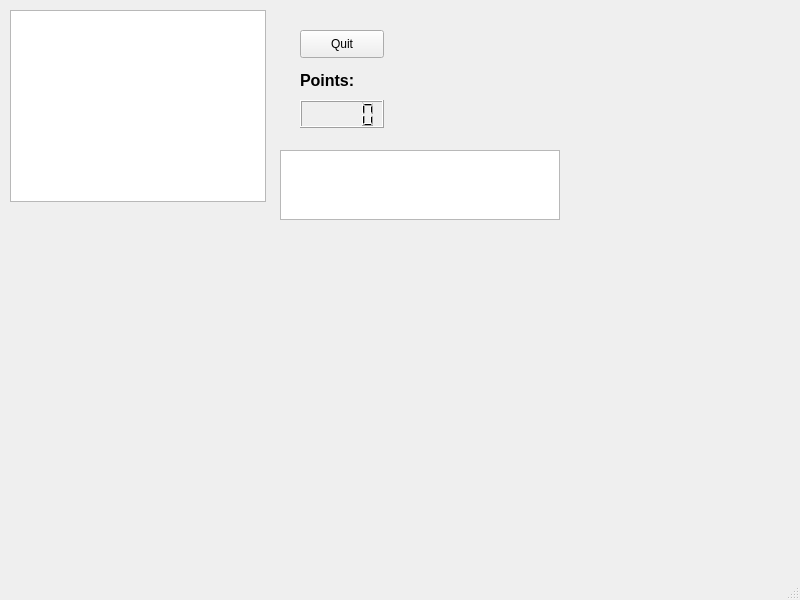
<?xml version="1.0" encoding="UTF-8"?>
<ui version="4.0">
 <class>MainWindow</class>
 <widget class="QMainWindow" name="MainWindow">
  <property name="geometry">
   <rect>
    <x>0</x>
    <y>0</y>
    <width>800</width>
    <height>600</height>
   </rect>
  </property>
  <property name="windowTitle">
   <string>MainWindow</string>
  </property>
  <widget class="QWidget" name="centralwidget">
   <widget class="QGraphicsView" name="gameView">
    <property name="geometry">
     <rect>
      <x>10</x>
      <y>10</y>
      <width>256</width>
      <height>192</height>
     </rect>
    </property>
   </widget>
   <widget class="QPushButton" name="endButton">
    <property name="geometry">
     <rect>
      <x>300</x>
      <y>30</y>
      <width>84</width>
      <height>28</height>
     </rect>
    </property>
    <property name="text">
     <string>Quit</string>
    </property>
   </widget>
   <widget class="QLCDNumber" name="pointsView">
    <property name="geometry">
     <rect>
      <x>300</x>
      <y>100</y>
      <width>84</width>
      <height>28</height>
     </rect>
    </property>
   </widget>
   <widget class="QTextBrowser" name="textView">
    <property name="geometry">
     <rect>
      <x>280</x>
      <y>150</y>
      <width>280</width>
      <height>70</height>
     </rect>
    </property>
    <property name="palette">
     <palette>
      <active>
       <colorrole role="Text">
        <brush brushstyle="SolidPattern">
         <color alpha="255">
          <red>239</red>
          <green>41</green>
          <blue>41</blue>
         </color>
        </brush>
       </colorrole>
       <colorrole role="PlaceholderText">
        <brush brushstyle="SolidPattern">
         <color alpha="128">
          <red>239</red>
          <green>41</green>
          <blue>41</blue>
         </color>
        </brush>
       </colorrole>
      </active>
      <inactive>
       <colorrole role="Text">
        <brush brushstyle="SolidPattern">
         <color alpha="255">
          <red>239</red>
          <green>41</green>
          <blue>41</blue>
         </color>
        </brush>
       </colorrole>
       <colorrole role="PlaceholderText">
        <brush brushstyle="SolidPattern">
         <color alpha="128">
          <red>239</red>
          <green>41</green>
          <blue>41</blue>
         </color>
        </brush>
       </colorrole>
      </inactive>
      <disabled>
       <colorrole role="Text">
        <brush brushstyle="SolidPattern">
         <color alpha="127">
          <red>255</red>
          <green>255</green>
          <blue>255</blue>
         </color>
        </brush>
       </colorrole>
       <colorrole role="PlaceholderText">
        <brush brushstyle="SolidPattern">
         <color alpha="128">
          <red>231</red>
          <green>231</green>
          <blue>231</blue>
         </color>
        </brush>
       </colorrole>
      </disabled>
     </palette>
    </property>
    <property name="font">
     <font>
      <pointsize>35</pointsize>
      <weight>75</weight>
      <bold>true</bold>
     </font>
    </property>
   </widget>
   <widget class="QLabel" name="pointsLabel">
    <property name="geometry">
     <rect>
      <x>300</x>
      <y>70</y>
      <width>81</width>
      <height>20</height>
     </rect>
    </property>
    <property name="palette">
     <palette>
      <active>
       <colorrole role="Text">
        <brush brushstyle="SolidPattern">
         <color alpha="255">
          <red>239</red>
          <green>41</green>
          <blue>41</blue>
         </color>
        </brush>
       </colorrole>
       <colorrole role="PlaceholderText">
        <brush brushstyle="SolidPattern">
         <color alpha="128">
          <red>239</red>
          <green>41</green>
          <blue>41</blue>
         </color>
        </brush>
       </colorrole>
      </active>
      <inactive>
       <colorrole role="Text">
        <brush brushstyle="SolidPattern">
         <color alpha="255">
          <red>239</red>
          <green>41</green>
          <blue>41</blue>
         </color>
        </brush>
       </colorrole>
       <colorrole role="PlaceholderText">
        <brush brushstyle="SolidPattern">
         <color alpha="128">
          <red>239</red>
          <green>41</green>
          <blue>41</blue>
         </color>
        </brush>
       </colorrole>
      </inactive>
      <disabled>
       <colorrole role="Text">
        <brush brushstyle="SolidPattern">
         <color alpha="127">
          <red>255</red>
          <green>255</green>
          <blue>255</blue>
         </color>
        </brush>
       </colorrole>
       <colorrole role="PlaceholderText">
        <brush brushstyle="SolidPattern">
         <color alpha="128">
          <red>231</red>
          <green>231</green>
          <blue>231</blue>
         </color>
        </brush>
       </colorrole>
      </disabled>
     </palette>
    </property>
    <property name="font">
     <font>
      <pointsize>12</pointsize>
      <weight>75</weight>
      <bold>true</bold>
     </font>
    </property>
    <property name="text">
     <string>Points:</string>
    </property>
   </widget>
  </widget>
  <widget class="QMenuBar" name="menubar">
   <property name="geometry">
    <rect>
     <x>0</x>
     <y>0</y>
     <width>800</width>
     <height>25</height>
    </rect>
   </property>
  </widget>
  <widget class="QStatusBar" name="statusbar"/>
 </widget>
 <resources/>
 <connections>
  <connection>
   <sender>endButton</sender>
   <signal>clicked()</signal>
   <receiver>MainWindow</receiver>
   <slot>close()</slot>
   <hints>
    <hint type="sourcelabel">
     <x>341</x>
     <y>98</y>
    </hint>
    <hint type="destinationlabel">
     <x>399</x>
     <y>299</y>
    </hint>
   </hints>
  </connection>
 </connections>
</ui>
